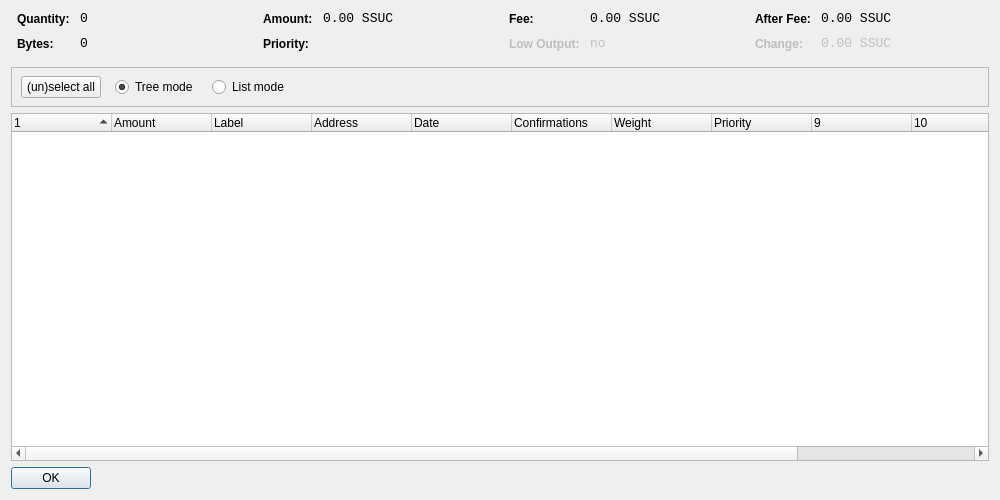
<?xml version="1.0" encoding="UTF-8"?>
<ui version="4.0">
 <class>CoinControlDialog</class>
 <widget class="QWidget" name="CoinControlDialog">
  <property name="geometry">
   <rect>
    <x>0</x>
    <y>0</y>
    <width>1000</width>
    <height>500</height>
   </rect>
  </property>
  <property name="windowTitle">
   <string>Coin Control</string>
  </property>
  <layout class="QVBoxLayout" name="verticalLayout">
   <item>
    <layout class="QHBoxLayout" name="horizontalLayoutTop" stretch="0,0,0,0">
     <property name="topMargin">
      <number>0</number>
     </property>
     <property name="bottomMargin">
      <number>10</number>
     </property>
     <item>
      <layout class="QFormLayout" name="formLayoutCoinControl1">
       <property name="horizontalSpacing">
        <number>10</number>
       </property>
       <property name="verticalSpacing">
        <number>10</number>
       </property>
       <property name="leftMargin">
        <number>6</number>
       </property>
       <property name="rightMargin">
        <number>6</number>
       </property>
       <item row="0" column="0">
        <widget class="QLabel" name="labelCoinControlQuantityText">
         <property name="styleSheet">
          <string notr="true">font-weight:bold;</string>
         </property>
         <property name="text">
          <string>Quantity:</string>
         </property>
        </widget>
       </item>
       <item row="0" column="1">
        <widget class="QLabel" name="labelCoinControlQuantity">
         <property name="font">
          <font>
           <family>Monospace</family>
           <pointsize>10</pointsize>
          </font>
         </property>
         <property name="cursor">
          <cursorShape>IBeamCursor</cursorShape>
         </property>
         <property name="contextMenuPolicy">
          <enum>Qt::ActionsContextMenu</enum>
         </property>
         <property name="text">
          <string notr="true">0</string>
         </property>
         <property name="textInteractionFlags">
          <set>Qt::LinksAccessibleByMouse|Qt::TextSelectableByKeyboard|Qt::TextSelectableByMouse</set>
         </property>
        </widget>
       </item>
       <item row="1" column="0">
        <widget class="QLabel" name="labelCoinControlBytesText">
         <property name="styleSheet">
          <string notr="true">font-weight:bold;</string>
         </property>
         <property name="text">
          <string>Bytes:</string>
         </property>
        </widget>
       </item>
       <item row="1" column="1">
        <widget class="QLabel" name="labelCoinControlBytes">
         <property name="font">
          <font>
           <family>Monospace</family>
           <pointsize>10</pointsize>
          </font>
         </property>
         <property name="cursor">
          <cursorShape>IBeamCursor</cursorShape>
         </property>
         <property name="contextMenuPolicy">
          <enum>Qt::ActionsContextMenu</enum>
         </property>
         <property name="text">
          <string notr="true">0</string>
         </property>
         <property name="textInteractionFlags">
          <set>Qt::LinksAccessibleByMouse|Qt::TextSelectableByKeyboard|Qt::TextSelectableByMouse</set>
         </property>
        </widget>
       </item>
      </layout>
     </item>
     <item>
      <layout class="QFormLayout" name="formLayoutCoinControl2">
       <property name="horizontalSpacing">
        <number>10</number>
       </property>
       <property name="verticalSpacing">
        <number>10</number>
       </property>
       <property name="leftMargin">
        <number>6</number>
       </property>
       <property name="rightMargin">
        <number>6</number>
       </property>
       <item row="0" column="0">
        <widget class="QLabel" name="labelCoinControlAmountText">
         <property name="styleSheet">
          <string notr="true">font-weight:bold;</string>
         </property>
         <property name="text">
          <string>Amount:</string>
         </property>
        </widget>
       </item>
       <item row="0" column="1">
        <widget class="QLabel" name="labelCoinControlAmount">
         <property name="font">
          <font>
           <family>Monospace</family>
           <pointsize>10</pointsize>
          </font>
         </property>
         <property name="cursor">
          <cursorShape>IBeamCursor</cursorShape>
         </property>
         <property name="contextMenuPolicy">
          <enum>Qt::ActionsContextMenu</enum>
         </property>
         <property name="text">
          <string notr="true">0.00 SSUC</string>
         </property>
         <property name="textInteractionFlags">
          <set>Qt::LinksAccessibleByMouse|Qt::TextSelectableByKeyboard|Qt::TextSelectableByMouse</set>
         </property>
        </widget>
       </item>
       <item row="1" column="0">
        <widget class="QLabel" name="labelCoinControlPriorityText">
         <property name="styleSheet">
          <string notr="true">font-weight:bold;</string>
         </property>
         <property name="text">
          <string>Priority:</string>
         </property>
        </widget>
       </item>
       <item row="1" column="1">
        <widget class="QLabel" name="labelCoinControlPriority">
         <property name="font">
          <font>
           <family>Monospace</family>
           <pointsize>10</pointsize>
          </font>
         </property>
         <property name="cursor">
          <cursorShape>IBeamCursor</cursorShape>
         </property>
         <property name="contextMenuPolicy">
          <enum>Qt::ActionsContextMenu</enum>
         </property>
         <property name="text">
          <string/>
         </property>
         <property name="textInteractionFlags">
          <set>Qt::LinksAccessibleByMouse|Qt::TextSelectableByKeyboard|Qt::TextSelectableByMouse</set>
         </property>
        </widget>
       </item>
      </layout>
     </item>
     <item>
      <layout class="QFormLayout" name="formLayoutCoinControl3">
       <property name="horizontalSpacing">
        <number>10</number>
       </property>
       <property name="verticalSpacing">
        <number>10</number>
       </property>
       <property name="leftMargin">
        <number>6</number>
       </property>
       <property name="rightMargin">
        <number>6</number>
       </property>
       <item row="0" column="0">
        <widget class="QLabel" name="labelCoinControlFeeText">
         <property name="styleSheet">
          <string notr="true">font-weight:bold;</string>
         </property>
         <property name="text">
          <string>Fee:</string>
         </property>
        </widget>
       </item>
       <item row="0" column="1">
        <widget class="QLabel" name="labelCoinControlFee">
         <property name="font">
          <font>
           <family>Monospace</family>
           <pointsize>10</pointsize>
          </font>
         </property>
         <property name="cursor">
          <cursorShape>IBeamCursor</cursorShape>
         </property>
         <property name="contextMenuPolicy">
          <enum>Qt::ActionsContextMenu</enum>
         </property>
         <property name="text">
          <string notr="true">0.00 SSUC</string>
         </property>
         <property name="textInteractionFlags">
          <set>Qt::LinksAccessibleByMouse|Qt::TextSelectableByKeyboard|Qt::TextSelectableByMouse</set>
         </property>
        </widget>
       </item>
       <item row="1" column="0">
        <widget class="QLabel" name="labelCoinControlLowOutputText">
         <property name="enabled">
          <bool>false</bool>
         </property>
         <property name="styleSheet">
          <string notr="true">font-weight:bold;</string>
         </property>
         <property name="text">
          <string>Low Output:</string>
         </property>
        </widget>
       </item>
       <item row="1" column="1">
        <widget class="QLabel" name="labelCoinControlLowOutput">
         <property name="enabled">
          <bool>false</bool>
         </property>
         <property name="font">
          <font>
           <family>Monospace</family>
           <pointsize>10</pointsize>
          </font>
         </property>
         <property name="cursor">
          <cursorShape>IBeamCursor</cursorShape>
         </property>
         <property name="contextMenuPolicy">
          <enum>Qt::ActionsContextMenu</enum>
         </property>
         <property name="text">
          <string>no</string>
         </property>
         <property name="textInteractionFlags">
          <set>Qt::LinksAccessibleByMouse|Qt::TextSelectableByKeyboard|Qt::TextSelectableByMouse</set>
         </property>
        </widget>
       </item>
      </layout>
     </item>
     <item>
      <layout class="QFormLayout" name="formLayoutCoinControl4">
       <property name="horizontalSpacing">
        <number>10</number>
       </property>
       <property name="verticalSpacing">
        <number>10</number>
       </property>
       <property name="leftMargin">
        <number>6</number>
       </property>
       <property name="rightMargin">
        <number>6</number>
       </property>
       <item row="0" column="0">
        <widget class="QLabel" name="labelCoinControlAfterFeeText">
         <property name="styleSheet">
          <string notr="true">font-weight:bold;</string>
         </property>
         <property name="text">
          <string>After Fee:</string>
         </property>
        </widget>
       </item>
       <item row="0" column="1">
        <widget class="QLabel" name="labelCoinControlAfterFee">
         <property name="font">
          <font>
           <family>Monospace</family>
           <pointsize>10</pointsize>
          </font>
         </property>
         <property name="cursor">
          <cursorShape>IBeamCursor</cursorShape>
         </property>
         <property name="contextMenuPolicy">
          <enum>Qt::ActionsContextMenu</enum>
         </property>
         <property name="text">
          <string notr="true">0.00 SSUC</string>
         </property>
         <property name="textInteractionFlags">
          <set>Qt::LinksAccessibleByMouse|Qt::TextSelectableByKeyboard|Qt::TextSelectableByMouse</set>
         </property>
        </widget>
       </item>
       <item row="1" column="0">
        <widget class="QLabel" name="labelCoinControlChangeText">
         <property name="enabled">
          <bool>false</bool>
         </property>
         <property name="styleSheet">
          <string notr="true">font-weight:bold;</string>
         </property>
         <property name="text">
          <string>Change:</string>
         </property>
        </widget>
       </item>
       <item row="1" column="1">
        <widget class="QLabel" name="labelCoinControlChange">
         <property name="enabled">
          <bool>false</bool>
         </property>
         <property name="font">
          <font>
           <family>Monospace</family>
           <pointsize>10</pointsize>
          </font>
         </property>
         <property name="cursor">
          <cursorShape>IBeamCursor</cursorShape>
         </property>
         <property name="contextMenuPolicy">
          <enum>Qt::ActionsContextMenu</enum>
         </property>
         <property name="text">
          <string notr="true">0.00 SSUC</string>
         </property>
         <property name="textInteractionFlags">
          <set>Qt::LinksAccessibleByMouse|Qt::TextSelectableByKeyboard|Qt::TextSelectableByMouse</set>
         </property>
        </widget>
       </item>
      </layout>
     </item>
    </layout>
   </item>
   <item>
    <widget class="QFrame" name="frame">
     <property name="minimumSize">
      <size>
       <width>0</width>
       <height>40</height>
      </size>
     </property>
     <property name="frameShape">
      <enum>QFrame::StyledPanel</enum>
     </property>
     <property name="frameShadow">
      <enum>QFrame::Sunken</enum>
     </property>
     <widget class="QWidget" name="horizontalLayoutWidget">
      <property name="geometry">
       <rect>
        <x>10</x>
        <y>0</y>
        <width>781</width>
        <height>41</height>
       </rect>
      </property>
      <layout class="QHBoxLayout" name="horizontalLayoutPanel" stretch="0,0,0,0">
       <property name="spacing">
        <number>14</number>
       </property>
       <item>
        <widget class="QPushButton" name="pushButtonSelectAll">
         <property name="sizePolicy">
          <sizepolicy hsizetype="Maximum" vsizetype="Fixed">
           <horstretch>0</horstretch>
           <verstretch>0</verstretch>
          </sizepolicy>
         </property>
         <property name="text">
          <string>(un)select all</string>
         </property>
        </widget>
       </item>
       <item>
        <widget class="QRadioButton" name="radioTreeMode">
         <property name="sizePolicy">
          <sizepolicy hsizetype="Maximum" vsizetype="Fixed">
           <horstretch>0</horstretch>
           <verstretch>0</verstretch>
          </sizepolicy>
         </property>
         <property name="text">
          <string>Tree mode</string>
         </property>
         <property name="checked">
          <bool>true</bool>
         </property>
        </widget>
       </item>
       <item>
        <widget class="QRadioButton" name="radioListMode">
         <property name="sizePolicy">
          <sizepolicy hsizetype="Maximum" vsizetype="Fixed">
           <horstretch>0</horstretch>
           <verstretch>0</verstretch>
          </sizepolicy>
         </property>
         <property name="text">
          <string>List mode</string>
         </property>
        </widget>
       </item>
       <item>
        <spacer name="horizontalSpacer">
         <property name="orientation">
          <enum>Qt::Horizontal</enum>
         </property>
         <property name="sizeHint" stdset="0">
          <size>
           <width>40</width>
           <height>20</height>
          </size>
         </property>
        </spacer>
       </item>
      </layout>
     </widget>
    </widget>
   </item>
   <item>
    <widget class="CoinControlTreeWidget" name="treeWidget">
     <property name="contextMenuPolicy">
      <enum>Qt::CustomContextMenu</enum>
     </property>
     <property name="sortingEnabled">
      <bool>false</bool>
     </property>
     <property name="columnCount">
      <number>12</number>
     </property>
     <attribute name="headerShowSortIndicator" stdset="0">
      <bool>true</bool>
     </attribute>
     <attribute name="headerStretchLastSection">
      <bool>false</bool>
     </attribute>
     <column>
      <property name="text">
       <string/>
      </property>
     </column>
     <column>
      <property name="text">
       <string>Amount</string>
      </property>
     </column>
     <column>
      <property name="text">
       <string>Label</string>
      </property>
     </column>
     <column>
      <property name="text">
       <string>Address</string>
      </property>
     </column>
     <column>
      <property name="text">
       <string>Date</string>
      </property>
     </column>
     <column>
      <property name="text">
       <string>Confirmations</string>
      </property>
      <property name="toolTip">
       <string>Confirmed</string>
      </property>
     </column>
     <column>
      <property name="text">
       <string>Weight</string>
      </property>
     </column>
     <column>
      <property name="text">
       <string>Priority</string>
      </property>
     </column>
     <column>
      <property name="text">
       <string/>
      </property>
     </column>
     <column>
      <property name="text">
       <string/>
      </property>
     </column>
     <column>
      <property name="text">
       <string/>
      </property>
     </column>
     <column>
      <property name="text">
       <string/>
      </property>
     </column>
    </widget>
   </item>
   <item>
    <widget class="QDialogButtonBox" name="buttonBox">
     <property name="sizePolicy">
      <sizepolicy hsizetype="Maximum" vsizetype="Fixed">
       <horstretch>0</horstretch>
       <verstretch>0</verstretch>
      </sizepolicy>
     </property>
     <property name="orientation">
      <enum>Qt::Horizontal</enum>
     </property>
     <property name="standardButtons">
      <set>QDialogButtonBox::Ok</set>
     </property>
    </widget>
   </item>
  </layout>
 </widget>
 <customwidgets>
  <customwidget>
   <class>CoinControlTreeWidget</class>
   <extends>QTreeWidget</extends>
   <header>coincontroltreewidget.h</header>
  </customwidget>
 </customwidgets>
 <resources/>
 <connections/>
</ui>
